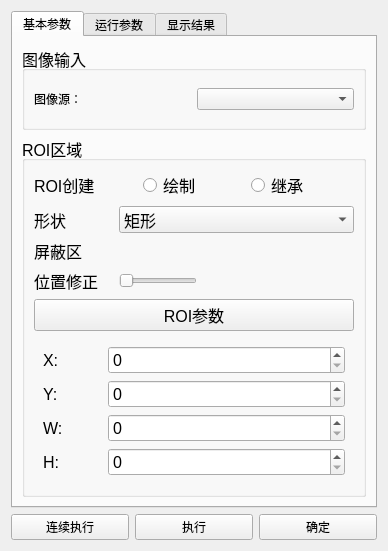
<?xml version="1.0" encoding="UTF-8"?>
<ui version="4.0">
 <class>LineParamsDialog</class>
 <widget class="QWidget" name="LineParamsDialog">
  <property name="geometry">
   <rect>
    <x>0</x>
    <y>0</y>
    <width>388</width>
    <height>551</height>
   </rect>
  </property>
  <property name="windowTitle">
   <string>Form</string>
  </property>
  <layout class="QVBoxLayout" name="verticalLayout_5">
   <item>
    <layout class="QVBoxLayout" name="verticalLayout_3">
     <item>
      <widget class="QTabWidget" name="tabWidget">
       <property name="currentIndex">
        <number>0</number>
       </property>
       <widget class="QWidget" name="tab">
        <attribute name="title">
         <string>基本参数</string>
        </attribute>
        <layout class="QVBoxLayout" name="verticalLayout_4">
         <item>
          <widget class="QGroupBox" name="groupBox">
           <property name="font">
            <font>
             <pointsize>12</pointsize>
            </font>
           </property>
           <property name="title">
            <string>图像输入</string>
           </property>
           <layout class="QHBoxLayout" name="horizontalLayout_2">
            <item>
             <widget class="QLabel" name="label">
              <property name="font">
               <font>
                <pointsize>9</pointsize>
               </font>
              </property>
              <property name="text">
               <string>图像源：</string>
              </property>
             </widget>
            </item>
            <item>
             <widget class="QComboBox" name="input_source">
              <property name="font">
               <font>
                <pointsize>9</pointsize>
               </font>
              </property>
              <property name="currentText">
               <string/>
              </property>
              <property name="placeholderText">
               <string>0 图像源1.图像</string>
              </property>
             </widget>
            </item>
           </layout>
          </widget>
         </item>
         <item>
          <widget class="QGroupBox" name="groupBox_2">
           <property name="font">
            <font>
             <pointsize>12</pointsize>
            </font>
           </property>
           <property name="title">
            <string>ROI区域</string>
           </property>
           <layout class="QVBoxLayout" name="verticalLayout_groupBox2">
            <item>
             <layout class="QVBoxLayout" name="verticalLayout">
              <item>
               <layout class="QHBoxLayout" name="horizontalLayout">
                <item>
                 <widget class="QLabel" name="label_2">
                  <property name="font">
                   <font>
                    <pointsize>12</pointsize>
                   </font>
                  </property>
                  <property name="text">
                   <string>ROI创建</string>
                  </property>
                 </widget>
                </item>
                <item>
                 <widget class="QRadioButton" name="roi_draw">
                  <property name="text">
                   <string>绘制</string>
                  </property>
                 </widget>
                </item>
                <item>
                 <widget class="QRadioButton" name="roi_inherit">
                  <property name="text">
                   <string>继承</string>
                  </property>
                 </widget>
                </item>
               </layout>
              </item>
              <item>
               <layout class="QHBoxLayout" name="horizontalLayout_3" stretch="1,3">
                <item>
                 <widget class="QLabel" name="label_3">
                  <property name="text">
                   <string>形状</string>
                  </property>
                 </widget>
                </item>
                <item>
                 <widget class="QComboBox" name="comboBox">
                  <item>
                   <property name="text">
                    <string>矩形</string>
                   </property>
                  </item>
                  <item>
                   <property name="text">
                    <string>圆</string>
                   </property>
                  </item>
                  <item>
                   <property name="text">
                    <string>框选矩形</string>
                   </property>
                  </item>
                 </widget>
                </item>
               </layout>
              </item>
              <item>
               <widget class="QLabel" name="label_4">
                <property name="text">
                 <string>屏蔽区</string>
                </property>
               </widget>
              </item>
              <item>
               <layout class="QHBoxLayout" name="horizontalLayout_4" stretch="1,1,2">
                <item>
                 <widget class="QLabel" name="label_5">
                  <property name="text">
                   <string>位置修正</string>
                  </property>
                 </widget>
                </item>
                <item>
                 <widget class="QSlider" name="pos_correction_slider">
                  <property name="maximum">
                   <number>1</number>
                  </property>
                  <property name="pageStep">
                   <number>1</number>
                  </property>
                  <property name="orientation">
                   <enum>Qt::Horizontal</enum>
                  </property>
                 </widget>
                </item>
                <item>
                 <spacer name="horizontalSpacer">
                  <property name="orientation">
                   <enum>Qt::Horizontal</enum>
                  </property>
                  <property name="sizeHint" stdset="0">
                   <size>
                    <width>40</width>
                    <height>20</height>
                   </size>
                  </property>
                 </spacer>
                </item>
               </layout>
              </item>
             </layout>
            </item>
            <item>
             <widget class="QPushButton" name="btn_roi_toggle">
              <property name="text">
               <string>ROI参数</string>
              </property>
              <property name="autoExclusive">
               <bool>false</bool>
              </property>
             </widget>
            </item>
            <item>
             <widget class="QWidget" name="roi_params_widget" native="true">
              <layout class="QVBoxLayout" name="verticalLayout_2">
               <item>
                <layout class="QHBoxLayout" name="horizontalLayout_5" stretch="2,8">
                 <item>
                  <widget class="QLabel" name="label_6">
                   <property name="text">
                    <string>X:</string>
                   </property>
                  </widget>
                 </item>
                 <item>
                  <widget class="QSpinBox" name="spin_roi_x">
                   <property name="maximum">
                    <number>10000</number>
                   </property>
                  </widget>
                 </item>
                </layout>
               </item>
               <item>
                <layout class="QHBoxLayout" name="horizontalLayout_6" stretch="2,8">
                 <item>
                  <widget class="QLabel" name="label_7">
                   <property name="text">
                    <string>Y:</string>
                   </property>
                  </widget>
                 </item>
                 <item>
                  <widget class="QSpinBox" name="spin_roi_y">
                   <property name="maximum">
                    <number>10000</number>
                   </property>
                  </widget>
                 </item>
                </layout>
               </item>
               <item>
                <layout class="QHBoxLayout" name="horizontalLayout_7" stretch="2,8">
                 <item>
                  <widget class="QLabel" name="label_8">
                   <property name="text">
                    <string>W:</string>
                   </property>
                  </widget>
                 </item>
                 <item>
                  <widget class="QSpinBox" name="spin_roi_w">
                   <property name="maximum">
                    <number>10000</number>
                   </property>
                  </widget>
                 </item>
                </layout>
               </item>
               <item>
                <layout class="QHBoxLayout" name="horizontalLayout_8" stretch="2,8">
                 <item>
                  <widget class="QLabel" name="label_9">
                   <property name="text">
                    <string>H:</string>
                   </property>
                  </widget>
                 </item>
                 <item>
                  <widget class="QSpinBox" name="spin_roi_h">
                   <property name="maximum">
                    <number>10000</number>
                   </property>
                  </widget>
                 </item>
                </layout>
               </item>
              </layout>
             </widget>
            </item>
           </layout>
          </widget>
         </item>
        </layout>
       </widget>
       <widget class="QWidget" name="tab_2">
        <attribute name="title">
         <string>运行参数</string>
        </attribute>
       </widget>
       <widget class="QWidget" name="tab_3">
        <attribute name="title">
         <string>显示结果</string>
        </attribute>
       </widget>
      </widget>
     </item>
     <item>
      <layout class="QHBoxLayout" name="horizontalLayout_9">
       <item>
        <widget class="QPushButton" name="btn_cont">
         <property name="text">
          <string>连续执行</string>
         </property>
        </widget>
       </item>
       <item>
        <widget class="QPushButton" name="btn_run">
         <property name="text">
          <string>执行</string>
         </property>
        </widget>
       </item>
       <item>
        <widget class="QPushButton" name="btn_ok">
         <property name="text">
          <string>确定</string>
         </property>
        </widget>
       </item>
      </layout>
     </item>
    </layout>
   </item>
  </layout>
 </widget>
 <resources/>
 <connections/>
</ui>
